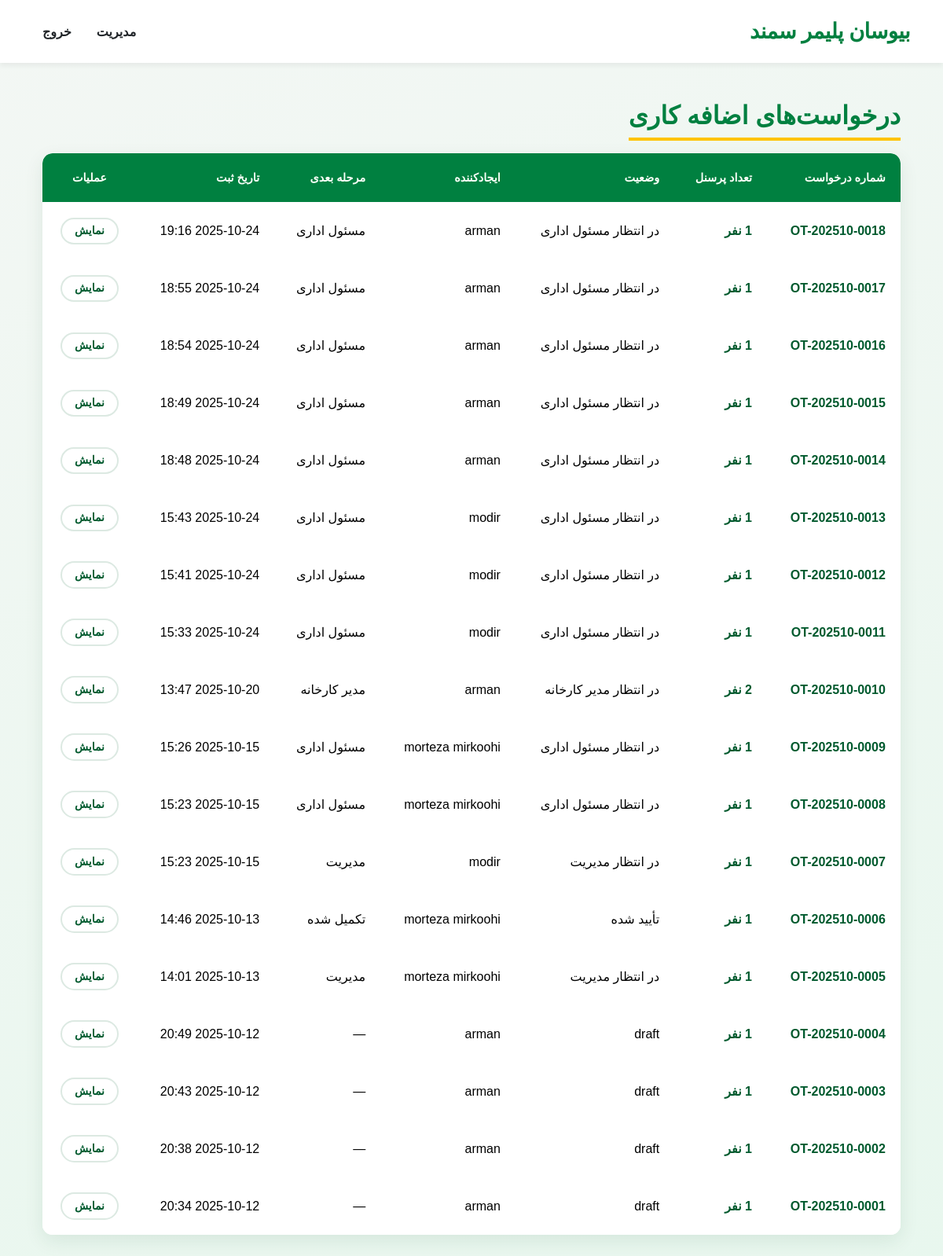
/overtime/ (signed in), run on the app's committed database.
### overtime/models.py (models this page shows, shortened)
class OvertimeRequest(models.Model):
    request_number = models.CharField(max_length=50, unique=True, verbose_name="شماره درخواست")
    created_by = models.ForeignKey(User, on_delete=models.PROTECT, related_name="overtime_requests_created", verbose_name="ایجاد کننده")
    created_at = models.DateTimeField(auto_now_add=True, verbose_name="تاریخ ایجاد")
    status = models.CharField(max_length=20, choices=OvertimeStatus.choices, default=OvertimeStatus.ADMIN_PENDING, verbose_name="وضعیت")
    admin_approved_by = models.ForeignKey(User, on_delete=models.SET_NULL, null=True, blank=True, related_name="overtime_requests_admin_approved", verbose_name="تأیید کننده مسئول اداری")
    admin_approved_at = models.DateTimeField(null=True, blank=True, verbose_name="تاریخ تأیید مسئول اداری")
    factory_approved_by = models.ForeignKey(User, on_delete=models.SET_NULL, null=True, blank=True, related_name="overtime_requests_factory_approved", verbose_name="تأیید کننده مدیر کارخانه")
    factory_approved_at = models.DateTimeField(null=True, blank=True, verbose_name="تاریخ تأیید مدیر کارخانه")
    management_approved_by = models.ForeignKey(User, on_delete=models.SET_NULL, null=True, blank=True, related_name="overtime_requests_management_approved", verbose_name="تأیید کننده مدیریت")
    management_approved_at = models.DateTimeField(null=True, blank=True, verbose_name="تاریخ تأیید مدیریت")
    canceled_by = models.ForeignKey(User, on_delete=models.SET_NULL, null=True, blank=True, related_name="overtime_requests_canceled", verbose_name="لغو کننده")
    canceled_at = models.DateTimeField(null=True, blank=True, verbose_name="تاریخ لغو")
    cancel_reason = models.TextField(blank=True, verbose_name="دلیل لغو")
    class Meta:
        verbose_name = "درخواست اضافه کاری"
        verbose_name_plural = "درخواست‌های اضافه کاری"
        ordering = ["-created_at"]
    def can_edit_or_cancel(self, user):
        if self.status in [OvertimeStatus.APPROVED, OvertimeStatus.REJECTED, OvertimeStatus.CANCELED]:
            return False
        if not hasattr(user, 'profile'):
            return False
        is_creator = (user == self.created_by)
        is_admin = (user.profile.user_type == 'administrative_officer')
        is_factory = (user.profile.user_type == 'factory_manager')
        is_management = (user.profile.user_type == 'management')
        if is_creator and not self.admin_approved_by:
            return True
        if is_admin and not self.factory_approved_by:
            return True
        if is_factory and not self.management_approved_by:
            return True
        if is_management:
            return True
        return False
    def get_next_approver(self):
        status_map = {
            OvertimeStatus.ADMIN_PENDING: 'مسئول اداری',
            OvertimeStatus.FACTORY_PENDING: 'مدیر کارخانه',
            OvertimeStatus.MANAGEMENT_PENDING: 'مدیریت',
            OvertimeStatus.APPROVED: 'تکمیل شده',
            OvertimeStatus.REJECTED: 'رد شده',
            OvertimeStatus.CANCELED: 'لغو شده',
        }
        return status_map.get(self.status, '—')

### overtime/views.py (the view)
# urls.py: path('', views.overtime_list, name='overtime_list'),
@login_required
def overtime_list(request):
    role = getattr(getattr(request.user, "profile", None), "user_type", None)
    requests_qs = OvertimeRequest.objects.select_related('created_by').prefetch_related('items').all()
    for req in requests_qs:
        req.user_can_edit = req.can_edit_or_cancel(request.user)
    context = {
        'requests': requests_qs,
        'can_create': role in ["administrative_officer", "factory_manager", "management"],
        'role': role,
    }
    return render(request, 'overtime/overtime_list.html', context)

### overtime/templates/overtime/overtime_list.html (shortened to what this page needs)
{% extends "base.html" %}
{% load static %}
{% block content %}
<link rel="stylesheet" href="{% static 'css/list_styles.css' %}">
<div class="container" dir="rtl">
    <div class="d-flex justify-content-between align-items-center mb-3">
        <h2 class="m-0">درخواست‌های اضافه کاری</h2>
    </div>
    <div class="table-responsive">
        <table class="table table-hover align-middle">
            <thead class="table-light">
            <tr>
                <th>شماره درخواست</th>
                <th>تعداد پرسنل</th>
                <th>وضعیت</th>
                <th>ایجادکننده</th>
                <th>مرحله بعدی</th>
                <th>تاریخ ثبت</th>
                <th class="text-center">عملیات</th>
            </tr>
            </thead>
            <tbody>
            {% for req in requests %}
            <tr>
                <td>{{ req.request_number }}</td>
                <td>{{ req.items.count }} نفر</td>
                <td>{{ req.get_status_display }}</td>
                <td>{{ req.created_by.get_full_name|default:req.created_by.username }}</td>
                <td>{{ req.get_next_approver }}</td>
                <td>{{ req.created_at|date:"Y-m-d H:i" }}</td>
                <td class="text-center">
                    <a href="{% url 'overtime:overtime_detail' req.pk %}" class="btn btn-outline-secondary btn-sm">نمایش</a>
                </td>
            </tr>
            {% empty %}
            <tr>
                <td colspan="7" class="text-center text-muted">هیچ درخواستی یافت نشد.</td>
            </tr>
            {% endfor %}
            </tbody>
        </table>
    </div>
</div>
{% endblock %}

### static/css/main.css (style rules this page uses)
:root { --bsp-primary-color: #008040; --bsp-accent-color: #008040; --bsp-secondary-color: #005a2e; --bsp-background-light: #F8F9FA; --bsp-surface-white: #FFFFFF; --bsp-text-dark: #212529; --bsp-yellow-accent: #FFC300; --color-bg-light: #f3f7f4; }
body { background: linear-gradient(160deg, var(--color-bg-light), #e8f7ee); font-family: 'Vazirmatn', sans-serif; background-color: var(--bsp-background-light); color: var(--bsp-text-dark); line-height: 1.7; }

### static/css/list_styles.css (style rules this page uses)
:root { --color-primary: #008040; --color-primary-dark: #005a2e; --color-accent: #FFC300; --color-bg-light: #f3f7f4; --color-surface: #ffffff; --color-text: #1a3323; --color-text-light: #f9fff8; --color-border-soft: #dce9e2; --shadow-base: 0 8px 25px rgba(0, 80, 40, 0.09); --radius: 0.8rem; --transition-speed: 0.2s; }
body { background: linear-gradient(160deg, var(--color-bg-light), #e8f7ee); }
.container[dir="rtl"] h2 { color: var(--color-primary); font-weight: 800; border-bottom: 4px solid var(--color-accent); padding-bottom: 0.5rem; display: inline-block; }
.table-responsive { border-radius: var(--radius); box-shadow: var(--shadow-base); overflow: hidden; }
.table { background: var(--color-surface); margin-bottom: 0; border-collapse: collapse; }
.table thead.table-light th { background: var(--color-primary); color: var(--color-text-light); font-weight: 700; font-size: 0.9rem; padding: 1.2rem; vertical-align: middle; border: none; }
.table thead th:first-child { border-top-right-radius: var(--radius); }
.table thead th:last-child { border-top-left-radius: var(--radius); text-align: center; }
.table tbody td { padding: 1.2rem; vertical-align: middle; border: none; }
.table tbody td:nth-child(1), .table tbody td:nth-child(2) { font-weight: 600; color: var(--color-primary-dark); }
.table tbody tr:nth-of-type(even) { background-color: var(--color-bg-light); }
.table .btn-sm { font-weight: 600; padding: 0.3rem 1rem; border-radius: 20px; border-width: 2px; transition: all var(--transition-speed) ease; }
.table .btn-outline-secondary { color: var(--color-primary-dark); border-color: var(--color-border-soft); }

### data on the page
OvertimeRequest: request_number "OT-202510-0018", status "در انتظار مسئول اداری", created_by.get_full_name "arman", get_next_approver "مسئول اداری", created_at "2025-10-24 19:16"
OvertimeRequest: request_number "OT-202510-0017", status "در انتظار مسئول اداری", created_by.get_full_name "arman", get_next_approver "مسئول اداری", created_at "2025-10-24 18:55"
OvertimeRequest: request_number "OT-202510-0016", status "در انتظار مسئول اداری", created_by.get_full_name "arman", get_next_approver "مسئول اداری", created_at "2025-10-24 18:54"
OvertimeRequest: request_number "OT-202510-0015", status "در انتظار مسئول اداری", created_by.get_full_name "arman", get_next_approver "مسئول اداری", created_at "2025-10-24 18:49"
OvertimeRequest: request_number "OT-202510-0014", status "در انتظار مسئول اداری", created_by.get_full_name "arman", get_next_approver "مسئول اداری", created_at "2025-10-24 18:48"
OvertimeRequest: request_number "OT-202510-0013", status "در انتظار مسئول اداری", created_by.get_full_name "modir", get_next_approver "مسئول اداری", created_at "2025-10-24 15:43"
OvertimeRequest: request_number "OT-202510-0012", status "در انتظار مسئول اداری", created_by.get_full_name "modir", get_next_approver "مسئول اداری", created_at "2025-10-24 15:41"
OvertimeRequest: request_number "OT-202510-0011", status "در انتظار مسئول اداری", created_by.get_full_name "modir", get_next_approver "مسئول اداری", created_at "2025-10-24 15:33"
OvertimeRequest: request_number "OT-202510-0010", items.count "2", status "در انتظار مدیر کارخانه", created_by.get_full_name "arman", get_next_approver "مدیر کارخانه", created_at "2025-10-20 13:47"
OvertimeRequest: request_number "OT-202510-0009", status "در انتظار مسئول اداری", created_by.get_full_name "morteza mirkoohi", get_next_approver "مسئول اداری", created_at "2025-10-15 15:26"
OvertimeRequest: request_number "OT-202510-0008", status "در انتظار مسئول اداری", created_by.get_full_name "morteza mirkoohi", get_next_approver "مسئول اداری", created_at "2025-10-15 15:23"
OvertimeRequest: request_number "OT-202510-0007", status "در انتظار مدیریت", created_by.get_full_name "modir", get_next_approver "مدیریت", created_at "2025-10-15 15:23"
OvertimeRequest: request_number "OT-202510-0006", status "تأیید شده", created_by.get_full_name "morteza mirkoohi", get_next_approver "تکمیل شده", created_at "2025-10-13 14:46"
OvertimeRequest: request_number "OT-202510-0005", status "در انتظار مدیریت", created_by.get_full_name "morteza mirkoohi", get_next_approver "مدیریت", created_at "2025-10-13 14:01"
OvertimeRequest: request_number "OT-202510-0004", status "draft", created_by.get_full_name "arman", get_next_approver "—", created_at "2025-10-12 20:49"
OvertimeRequest: request_number "OT-202510-0003", status "draft", created_by.get_full_name "arman", get_next_approver "—", created_at "2025-10-12 20:43"
OvertimeRequest: request_number "OT-202510-0002", status "draft", created_by.get_full_name "arman", get_next_approver "—", created_at "2025-10-12 20:38"
OvertimeRequest: request_number "OT-202510-0001", status "draft", created_by.get_full_name "arman", get_next_approver "—", created_at "2025-10-12 20:34"
